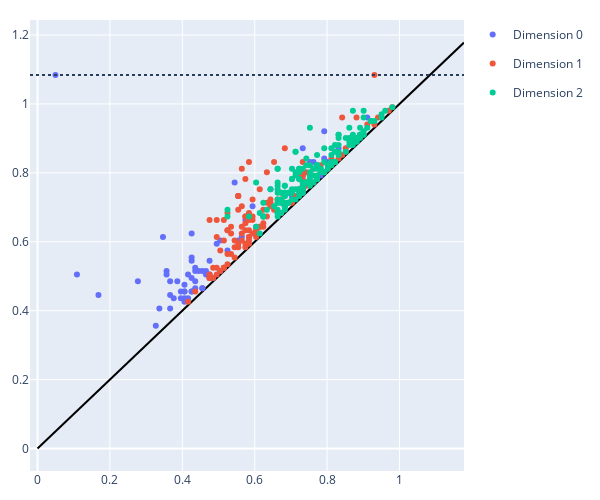

Notebook code for this chart:
### Code cell
# persistance diagram
fig = oat.plot.pd(homology_orig)
fig.update_layout(
        width=600, 
        height=500,
        margin=dict(l=20, r=20, t=20, b=20)
    )
fig.show()
